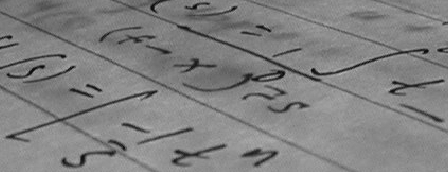
#> input picture skimage.data.text(), 448 x 172 px
$ python transform.py
#> lines starting #> are read from the running program, lines starting #| are printed output that depends on the picture

import math
import numpy as np
from PIL import Image
import matplotlib.pyplot as plt

from skimage import data
from skimage import transform as tf

margins = dict(hspace=0.01, wspace=0.01, top=1, bottom=0, left=0, right=1)

text = data.text()
#> text is the input picture: shape (172, 448); min 10, max 197, mean 129.3

src = np.array((
	(0, 0), #upper left
	(0, 1024), #lower left
	(1280, 1024), #lright
	(1280, 0) #uright
))
dst = np.array((
    (155, 15),
    (65, 40),
    (260, 130),
    (360, 95)
))

tform3 = tf.ProjectiveTransform()
tform3.estimate(src, dst)
warped = tf.warp(text, tform3, output_shape=(50, 300))
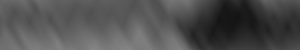
#> warped: shape (50, 300) float64; min 0.076, max 0.523, mean 0.314

fig, (ax1, ax2) = plt.subplots(nrows=2, figsize=(8, 3))
fig.subplots_adjust(**margins)
plt.gray()
ax1.imshow(text)
ax1.plot(dst[:, 0], dst[:, 1], '.r')
ax1.axis('off')
ax2.imshow(warped)
ax2.axis('off')

plt.show()
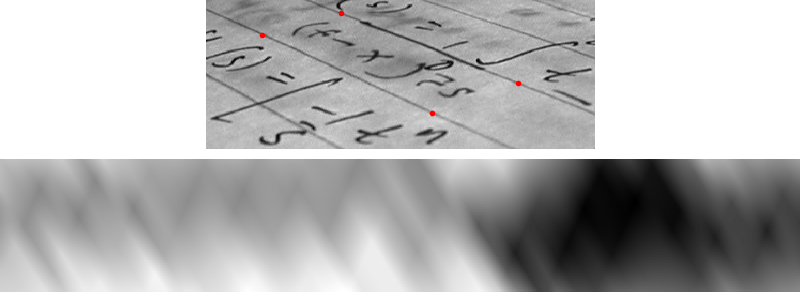
#> figure drawn by matplotlib, 2 panels

# -------------------------------------------------


class Transform():

	def __init__(self, output_width, output_height):
		self.output_width = output_width
		self.output_height = output_height


	def transformPlaygroudImage(self, image, topleft, bottomleft, bottomright, topright):
		"""
		Inputs: Image to transform, coordinates of corners as tuples.
		E.g. topleft = (200,20) and bottomleft = (180, 400)
		"""
		image_in = np.array((
			topleft,
			bottomleft,
			bottomright,
			topright
		))
		image_out = np.array((
			(0, 0),
			(0, self.output_height),
			(self.output_width, self.output_height),
			(self.output_width, 0)
		))

		transformer = tf.ProjectiveTransform()
		transformer.estimate(image_out, image_in)

		transformed_image = tf.warp(image, transformer, output_shape=(self.output_width, self.output_height))

		return transformed_image.astype(int)

if __name__ == '__main__':


	t = Transform(1024, 1024)

	im = Image.open('./outfile.jpg')
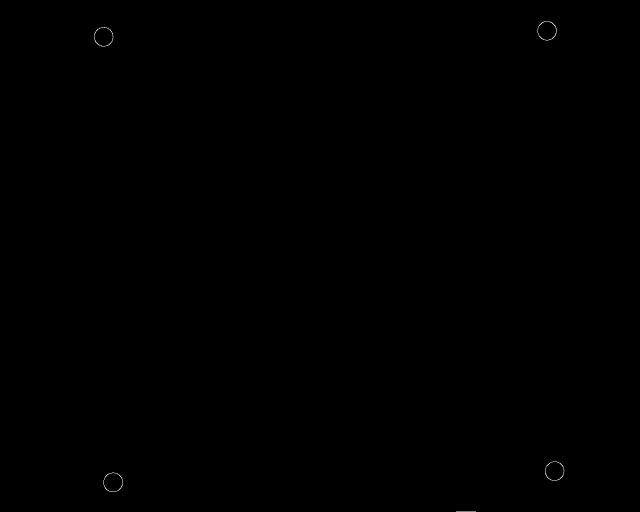
#> input picture outfile.jpg, 1280 x 1024 px (shown at 1/2 size)
#> im is the input picture: PIL image 1280x1024 L; min 0, max 255, mean 0.1

	im_transformed = t.transformPlaygroudImage(im, (423,270), (400,830), (1040,560), (1010,24))
#> (the run stopped early here; a loop or call above may not have finished)
